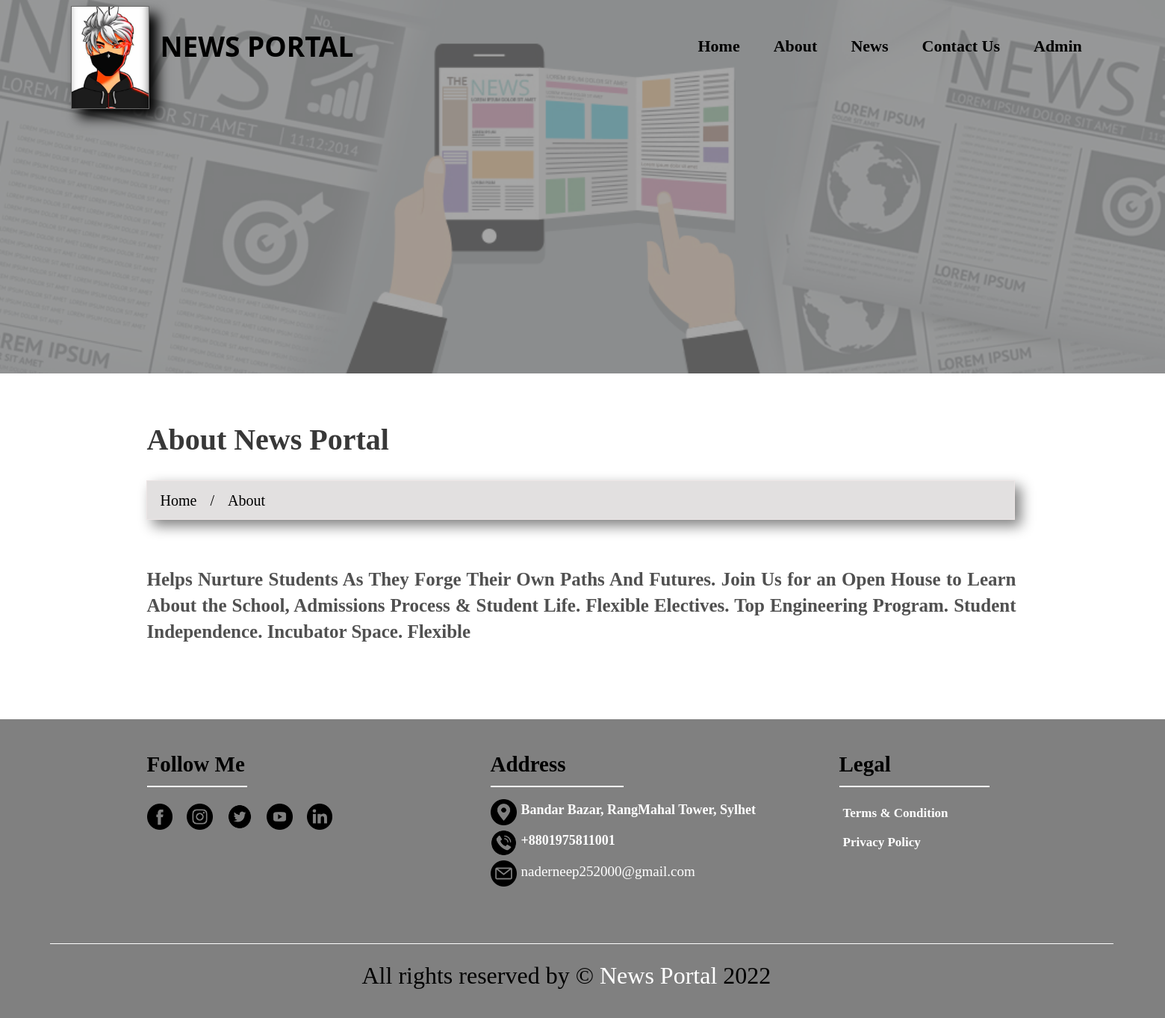
Page /about.php on the committed database.
### tables this page shows
CREATE TABLE `logo` (
  `id` int(11) NOT NULL,
  `logo` varchar(255) NOT NULL
);

CREATE TABLE `about` (
  `id` int(11) NOT NULL,
  `description` varchar(500) NOT NULL
);

CREATE TABLE `footer` (
  `id` int(11) NOT NULL,
  `Address` varchar(50) NOT NULL,
  `Phone` varchar(15) NOT NULL,
  `Email` varchar(30) NOT NULL
);

### database.php (called while the page is built, shortened)
<?php
class database{
     	  public $host   = DB_HOST;
          public $user   = DB_USER;
		  public $pass   = DB_PASS;
          public $dbname = DB_NAME;
		   public $link;
		   public function __construct(){
			   $this->link=new mysqli($this->host,$this->user,$this->pass,$this->dbname);
		   }
		   function logoselect($query){
			$result=$this->link->query($query)or
					die($this->link->error.__LINE__);
		   if($result->num_rows > 0){
				return $result;
		   }else{
			   return false;
		   }
   }
   function newsselect($query){
	$result=$this->link->query($query)or
			die($this->link->error.__LINE__);
   if($result->num_rows > 0){
		return $result;
   }else{
	   return false;
   }
}
function aboutselect($query){
	$result=$this->link->query($query)or
			die($this->link->error.__LINE__);
   if($result->num_rows > 0){
		return $result;
   }else{
	   return false;
   }
}
    }

### about.php (the view, shortened to what this page needs)
<!DOCTYPE html>
<?php
include 'database.php';
?>
<html lang="en">
<head>
    <link rel="stylesheet" href="design.css"/>
    <link rel="stylesheet" href="Responsive.css"/>
</head>
<body>
    <div class="border-area" style="background-image: url('Images/banner.jpg')">
        <div class="border">
            <div class="head fix">
               <?php
               $db=new database();
			    $query="select * from logo order by id desc limit 1";
                $logoread=$db->logoselect($query);
                if($logoread){
                    while($logoresult=$logoread->fetch_assoc()){
               ?>
            <div class="logo fix">
            <a href="index.php"><img src="admin/<?php echo $logoresult['logo'];?>" alt="logo"/></a>
					<?php }};?>
                    <h1>NEWS PORTAL</h1>
                </div>
                <div class="menu fix">
                    <ul>
                        <li><a href="index.php">Home</a></li>
                        <li><a href="about.php">About</a></li>
                        <li><a href="news.php">News</a></li>
                        <li><a href="contact.php">Contact Us</a></li>
                        <li><a href="admin.php">Admin</a></li>
                    </ul>
                </div>
            </div>
        </div>
    </div>
    <div class="about-area">
        <div class="border">
            <div class="about">
                <h1>About News Portal</h1>
            </div>
            <div class="about-menu fix">
                <ul>
                    <li> <a href="index.php">Home</a></li>
                    <li>/</li>
                    <li> <a href="about.php">About</a></li>
                </ul>
            </div>
            <div class="about-des">
                    <?php
                     $db=new database();
			        $query="select * from about order by id asc limit 1";
                    $aboutread=$db->aboutselect($query);
                    if($aboutread){
                    while($aboutresult=$aboutread->fetch_assoc()){
               ?>
                <p><?php echo $aboutresult['description'];?></p>
				   <?php }};?>
            </div>
        </div>
    </div>
    <footer class="footer-area">
        <div class="border">
            <div class="footer fix">
                <div class="sing-footer1 fix">
                    <h1>Follow Me</h1>
                    <a href="https://www.facebook.com/">
                        <img src="images/icon.png" alt="image"/>
                    </a>
                    <a href="https://twitter.com/">
                        <img src="images/icon1.png" alt="image"/>
                    </a>
                    <a href="https://twitter.com/">
                        <img src="images/icon2.png" alt="image"/>
                    </a>
                    <a href="https://twitter.com/">
                        <img src="images/icon3.png" alt="image"/>
                    </a>
                    <a href="https://twitter.com/">
                        <img src="images/icon4.png" alt="image"/>
                    </a>
                </div>
                <div class="sing-footer fix">
                    <h1>Address</h1>
                 <?php
                     $db=new database();
			        $query="select * from footer order by id desc limit 1";
                    $footerread=$db->newsselect($query);
                    if($footerread){
                    while($footerresult=$footerread->fetch_assoc()){
               ?>
                <img src="images/location.png" alt="location"/>
                <h3><?php echo $footerresult['Address'];?></h3>
                    <img src="images/number.png" alt="number"/>
                    <h3><?php echo $footerresult['Phone'];?></h3>
                    <img src="images/email.png" alt="email"/>
                    <p><?php echo $footerresult['Email'];?></p>
                    <?php }};?>
                </div>
                <div class="sing-footer2">
                    <h1>Legal</h1>
                    <ul>
                        <li><a href="">Terms & Condition</a></li>
                        <li><a href="">Privacy Policy</a></li>
                    </ul>
                </div>
                <div class="sing fix">
                    <div class="sing-footer3">
                        <p>All rights reserved by &copy; <span>News Portal</span> 2022</p>
                    </div>
                </div>
            </div>
        </div>
    </footer>
</body>
</html>

### design.css (style rules this page uses)
* { margin: 0px; padding: 0px; box-sizing: border-box; }
.border-area { opacity: 1; z-index: 2; height: 500px; background-position: center; background-size: cover; position: relative; }
.border-area:before { content: ""; position: absolute; opacity: 0.7; z-index: -1; width: 100%; height: 100%; background-color: gray; }
.border { width: 1517px; margin: 0 auto; }
.fix:before, .fix:after { content: ""; clear: both; display: table; }
.head { height: 115px; }
.logo { float: left; width: 500px; }
.logo a img { float: left; width: 21%; margin-left: 73px; border: 1px solid dimgray; box-shadow: 11px 11px 16px black; margin-top: 8px; }
.logo h1 { float: right; margin-right: 48px; margin-top: 36px; font-size: 37px; font-family: system-ui; font-weight: bolder; color: black; }
.menu { float: right; width: 649px; }
.menu ul li { float: left; font-size: 22px; list-style: none; margin-top: 49px; margin-left: 23px; padding-left: 22px; }
.menu ul li a { color: black; text-decoration: none; font-weight: bold; font-family: serif; }
.footer-area { margin-top: 100px; background-color: gray; height: 400px; border: 1px solid gray; }
.footer { float: left; width: 1520px; }
.sing-footer { width: 390px; margin-left: 114px; float: left; }
.sing-footer h1, .sing-footer1 h1, .sing-footer2 h1 { font-size: 29px; margin-top: 43px; border-bottom: 2px solid white; margin-right: 212px; padding-bottom: 12px; }
.sing-footer p { font-size: 19px; margin-top: 20px; margin-left: 41px; color: white; height: 34px; }
.sing-footer img { float: left; width: 9%; margin-top: 16px; margin-right: -37px; }
.sing-footer h3 { font-size: 18px; margin-top: 20px; margin-left: 41px; color: white; }
.sing-footer1 { width: 346px; float: left; margin-left: 175px; }
.sing-footer1 h1 { margin-bottom: 22px; }
.sing-footer1 a { text-decoration: none; }
.sing-footer1 a img { width: 10%; margin-right: 15px; }
.sing-footer2 { width: 413px; float: left; margin-left: 77px; }
.sing-footer2 h1 { margin-bottom: 15px; }
.sing-footer2 ul li { list-style: none; font-size: 17px; line-height: 39px; margin-left: 5px; font-weight: bolder; }
.sing-footer2 ul li a { text-decoration: none; color: white; }
.sing-footer3 { padding-left: 463px; position: relative; padding-top: 98px; }
.sing-footer3:before { content: ""; background-color: white; position: absolute; width: 1424px; height: 1px; top: 54%; left: 3%; }
.sing-footer3 p { font-size: 32px; }
.sing-footer3 p span { color: white; }
.about h1, .contact-info h1 { margin-top: 65px; font-size: 40px; font-weight: bolder; margin-left: 175px; color: #383838; }
.about-menu, .contact-menu { border: 1px solid #ede6e6; margin-top: 31px; margin-bottom: 62px; margin-left: 174px; margin-right: 180px; background-color: #e2e0e0; box-shadow: 8px 8px 17px grey; }
.about-menu ul, .contact-menu ul { padding-top: 15px; padding-bottom: 36px; }
.about-menu ul li, .contact-menu ul li { float: left; margin-left: 18px; list-style: none; font-size: 20px; }
.about-menu ul li a, .contact-menu ul li a { text-decoration: none; color: black; }
.about-des p { font-size: 25px; line-height: 35px; margin-left: 175px; margin-right: 178px; text-align: justify; font-weight: 600; font-family: serif; color: #505050; }

### rows in the picture
logo: logo (picture)
about: description "Helps Nurture Students As They Forge Their Own Paths And Futures. Join Us for an Open House to Learn About the School, Admissions Process & Student Life. Flexible Electives. Top Engineering Program. Student Independence. Incubator Space. Flexible"
footer: Address "Bandar Bazar, RangMahal Tower, Sylhet", Phone "+8801975811001", Email "naderneep252000@gmail.com"
